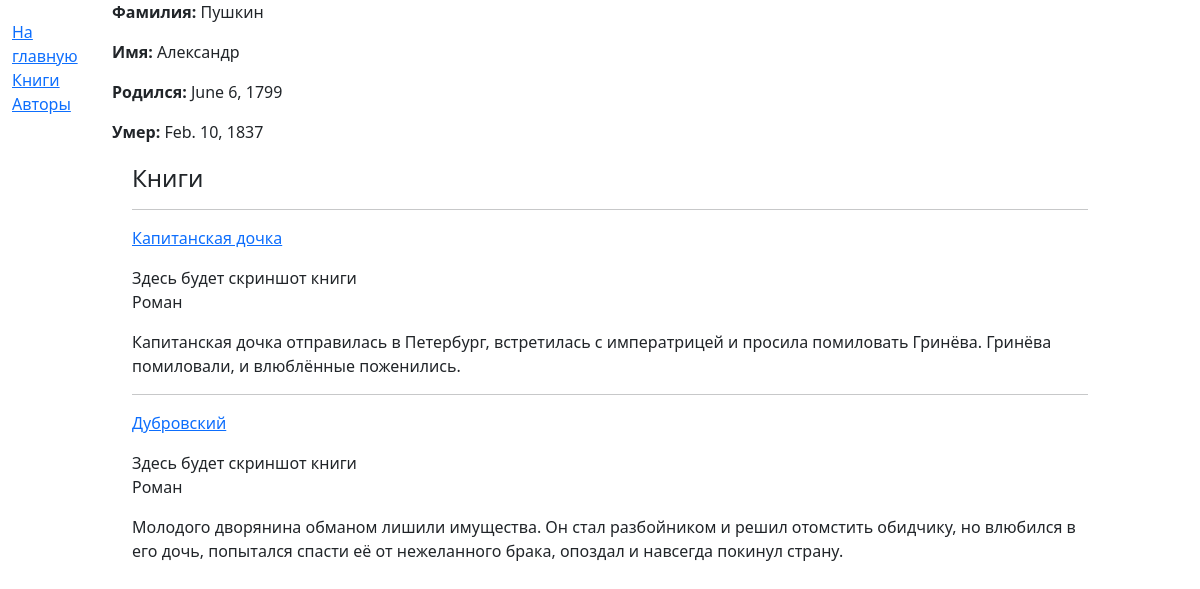
The page /author/2 on the database its author committed.
### reader/models.py (models this page shows, shortened)
class Author(models.Model):
    first_name = models.CharField(max_length=30)
    last_name = models.CharField(max_length=30)
    date_of_birth = models.DateField(null=True, blank=True)
    date_of_death = models.DateField("Died", null=True, blank=True)
    class Meta:
        ordering = ['last_name', 'first_name']

class Book(models.Model):
    title = models.CharField(max_length=250)
    author = models.ForeignKey(Author, on_delete=models.SET_NULL, null=True, verbose_name="author")
    summary = models.TextField(max_length=1000, help_text="Краткое описание того, о чем книга")
    genre = models.ManyToManyField(Genre, help_text="Выберите жанр(ы) для книги")
    isbn = models.CharField("ISBN", max_length=13, unique=True, help_text="13 цифр ISBN(идентификатор издательства)")
    language = models.ForeignKey('Language', on_delete=models.SET_NULL, null=True)
    def display_genre(self):
        return ", ".join(genre.name for genre in self.genre.all()[:3])
    display_genre.short_description = "Жанр"
    def get_absolute_url(self):
        return reverse("book_detail", args=[str(self.pk)])

class Genre(models.Model):
    name = models.CharField(max_length=50, help_text="Enter a book genre")
    def __str__(self):
        return self.name

### reader/views.py (the view)
# urls.py: path("author/<slug:pk>", views.AuthorDetailView.as_view(), name="author_detail"),
class AuthorDetailView(generic.DetailView):
    model = Author

### reader/templates/reader/author_detail.html
{% extends 'base_generic.html' %}
{% block content %}
    <p><strong>Фамилия:</strong> {{ author.last_name }}</p>
    <p><strong>Имя:</strong> {{ author.first_name }}</p>
    <p><strong>Родился:</strong> {{ author.date_of_birth }}</p>
    <p><strong>Умер:</strong> {{ author.date_of_death }}</p>
    <div style="margin-left:20px;margin-top:20px">
        <h4>Книги</h4>
        {% for book in author.book_set.all %}
        <hr>
            <p class="book-title"><a href="{{ book.get_absolute_url }}">{{ book.title }}</a></p>
            <div class="book-img">Здесь будет скриншот книги</div>
            <p class="book-genre">{{ book.genre.all|join:", " }}</p>
            <p class-"book-summary">{{ book.summary }}</p>
        {% endfor %}
    </div>
{% endblock %}

### reader/static/css/styles.css (style rules this page uses)
* { list-style: none; }

### rows shown on the page
Author: last_name "Пушкин", first_name "Александр", date_of_birth "June 6, 1799", date_of_death "Feb. 10, 1837"
Book: title "Капитанская дочка", genre.all "Роман", summary "Капитанская дочка отправилась в Петербург, встретилась с императрицей и просила помиловать Гринёва. Гринёва помиловали, и влюблённые поженились."
Book: title "Дубровский", genre.all "Роман", summary "Молодого дворянина обманом лишили имущества. Он стал разбойником и решил отомстить обидчику, но влюбился в его дочь, попытался спасти её от нежеланного брака, опоздал и навсегда покинул страну."
